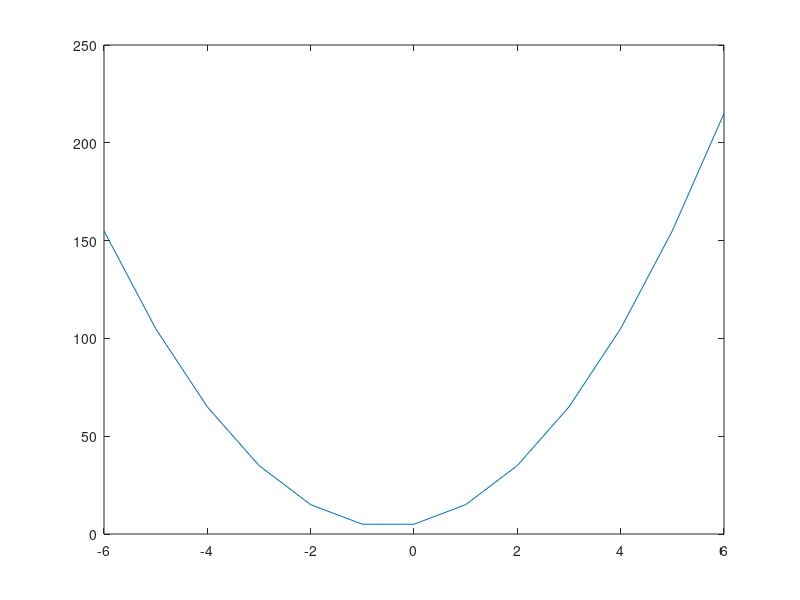

MATLAB code to generate this figure:
function Z=version1
    a=input('enter a value');
    b=input('enter b value');
    c=input('enter c value');
    x=-6:1:6;
    y=a.*x.*x+b.*x+c;
    
    plot (x,y);
    
    A=input(['give a number' ...
        '-6:july' ...
        '-5 AUG' ...
        '-4 SEP' ...
        '-3 OCT' ...
        '-2 NOV' ...
        '-1 DEC' ...
        '0 JAN' ...
        '1 FEB' ...
        '2 MARCH' ...
        '3 APR' ...
        '4 MAY' ...
        '5 JUNE' ...
        '6JULY']);
    Z=a.*A.*A+b.*A+c;
    fprintf('the tempter of the that month is %d',Z)
    
end
